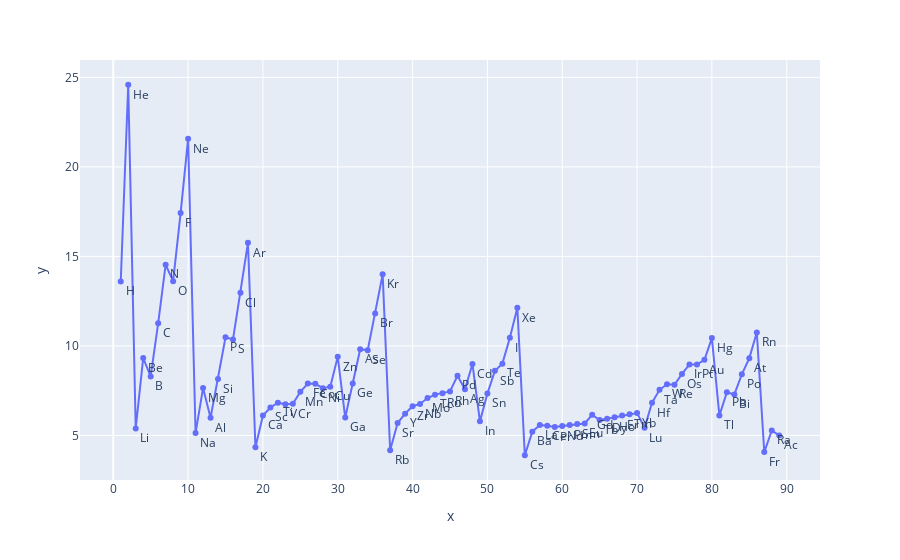

The code cell stored with this chart in its notebook:
### Code cell
fig = px.line(x=df['Atomic Number'], y=df['Ionization Energy (eV)'], markers=True, text=df['Symbol'])
fig.update_traces(textposition="bottom right")
fig.show()

### Figure 1 — Plotly figure (JSON) as saved in the notebook; plotly's stock layout.template omitted (floating-point values rounded to 4 significant figures)
{"data": [{"hovertemplate": "x=%{x}<br>y=%{y}<br>text=%{text}<extra></extra>", "legendgroup": "", "line": {"color": "#636efa", "dash": "solid"}, "marker": {"symbol": "circle"}, "mode": "lines+markers+text", "name": "", "orientation": "v", "showlegend": false, "text": ["H", "He", "Li", "Be", "B", "C", "N", "O", "F", "Ne", "Na", "Mg", "Al", "Si", "P", "S", "Cl", "Ar", "K", "Ca", "Sc", "Ti", "V", "Cr", "Mn", "Fe", "Co", "Ni", "Cu", "Zn", "Ga", "Ge", "As", "Se", "Br", "Kr", "Rb", "Sr", "Y", "Zr", "Nb", "Mo", "Tc", "Ru", "Rh", "Pd", "Ag", "Cd", "In", "Sn", "Sb", "Te", "I", "Xe", "Cs", "Ba", "La", "Ce", "Pr", "Nd", "Pm", "Sm", "Eu", "Gd", "Tb", "Dy", "Ho", "Er", "Tm", "Yb", "Lu", "Hf", "Ta", "W", "Re", "Os", "Ir", "Pt", "Au", "Hg", "Tl", "Pb", "Bi", "Po", "At", "Rn", "Fr", "Ra", "Ac"], "textposition": "bottom right", "type": "scatter", "x": [1, 2, 3, 4, 5, 6, 7, 8, 9, 10, 11, 12, 13, 14, 15, 16, 17, 18, 19, 20, 21, 22, 23, 24, 25, 26, 27, 28, 29, 30, 31, 32, 33, 34, 35, 36, 37, 38, 39, 40, 41, 42, 43, 44, 45, 46, 47, 48, 49, 50, 51, 52, 53, 54, 55, 56, 57, 58, 59, 60, 61, 62, 63, 64, 65, 66, 67, 68, 69, 70, 71, 72, 73, 74, 75, 76, 77, 78, 79, 80, 81, 82, 83, 84, 85, 86, 87, 88, 89], "xaxis": "x", "y": [13.6, 24.59, 5.392, 9.322, 8.298, 11.26, 14.53, 13.62, 17.42, 21.57, 5.139, 7.646, 5.986, 8.152, 10.49, 10.36, 12.97, 15.76, 4.341, 6.113, 6.561, 6.828, 6.746, 6.767, 7.434, 7.902, 7.881, 7.64, 7.726, 9.394, 5.999, 7.9, 9.815, 9.752, 11.81, 14.0, 4.177, 5.694, 6.217, 6.634, 6.759, 7.092, 7.28, 7.361, 7.459, 8.336, 7.576, 8.993, 5.786, 7.344, 8.608, 9.01, 10.45, 12.13, 3.894, 5.212, 5.577, 5.538, 5.473, 5.525, 5.582, 5.643, 5.67, 6.15, 5.864, 5.938, 6.022, 6.108, 6.184, 6.254, 5.426, 6.825, 7.549, 7.864, 7.833, 8.438, 8.967, 8.958, 9.225, 10.44, 6.108, 7.417, 7.289, 8.417, 9.317, 10.75, 4.072, 5.279, 5], "yaxis": "y"}], "layout": {"legend": {"tracegroupgap": 0}, "margin": {"t": 60}, "xaxis": {"anchor": "y", "domain": [0, 1], "title": {"text": "x"}}, "yaxis": {"anchor": "x", "domain": [0, 1], "title": {"text": "y"}}}}
